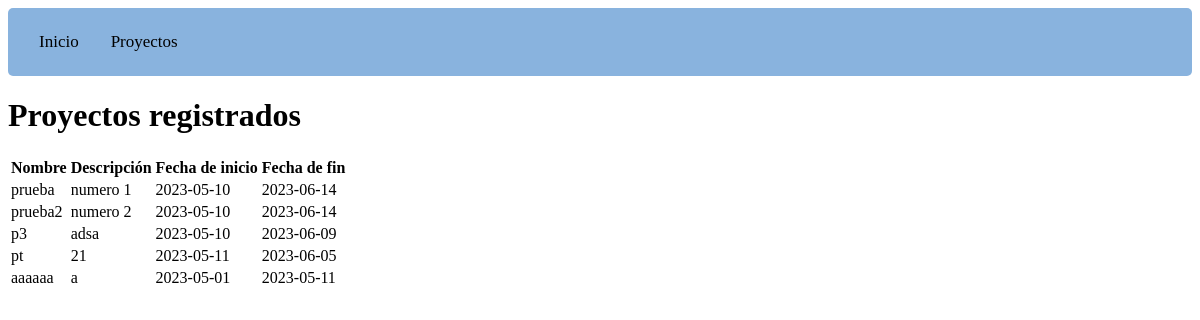
Screenshot of /proyectos with the database file from the repository.
### models/proyecto.py (models this page shows)
class Proyecto(db.Model):
    id = db.Column(db.Integer, primary_key= True, autoincrement=True)
    nombre = db.Column(db.String(100), nullable=False, unique=True)
    descripcion = db.Column(db.String(200))
    fecha_inicio = db.Column(db.Date, nullable=False)
    fecha_final = db.Column(db.Date, nullable=False)

### main.py (the view)
@app.route('/proyectos')
def listar_proyectos():
    proyectos = Proyecto.query.all()
    return render_template('proyectos.html', proyectos=proyectos)

### templates/proyectos.html (shortened to what this page needs)
{% extends 'base.html' %}
{% block content %}
<h1>Proyectos registrados</h1>
<table>
  <thead>
    <tr>
      <th>Nombre</th>
      <th>Descripción</th>
      <th>Fecha de inicio</th>
      <th>Fecha de fin</th>
    </tr>
  </thead>
  <tbody>
    {% for proyecto in proyectos %}
    <tr>
      <td>{{ proyecto.nombre }}</td>
      <td>{{ proyecto.descripcion }}</td>
      <td>{{ proyecto.fecha_inicio }}</td>
      <td>{{ proyecto.fecha_final }}</td>
    </tr>
    {% endfor %}
  </tbody>
</table>
{% endblock %}

### templates/base.html (shortened to what this page needs)
<!DOCTYPE html>
<html lang="en">
<head>
  <link rel="stylesheet" href="{{ url_for('static', filename='style.css') }}">
</head>
<body>
  {% include 'navbar.html' %}
  <div class="container">
    {% block content %}{% endblock %}
</body>
</html>

### templates/navbar.html
  <nav class="navbar">
    <a href="/">Inicio</a>
    <a href="/proyectos">Proyectos</a>
  </nav>

### static/style.css (style rules this page uses)
.navbar { background-color: #89b3de; overflow: hidden; padding: 10px 15px; border-radius: 5px; }
.navbar a { float: left; color: black; text-align: center; padding: 14px 16px; text-decoration: none; font-size: 17px; }

### rows the page displays
Proyecto: nombre "prueba", descripcion "numero 1", fecha_inicio "2023-05-10", fecha_final "2023-06-14"
Proyecto: nombre "prueba2", descripcion "numero 2", fecha_inicio "2023-05-10", fecha_final "2023-06-14"
Proyecto: nombre "p3", descripcion "adsa", fecha_inicio "2023-05-10", fecha_final "2023-06-09"
Proyecto: nombre "pt", descripcion "21", fecha_inicio "2023-05-11", fecha_final "2023-06-05"
Proyecto: nombre "aaaaaa", descripcion "a", fecha_inicio "2023-05-01", fecha_final "2023-05-11"
